Frame 1 (no input): blank canvas, image omitted
Frame 60 (no input): blank canvas, image omitted
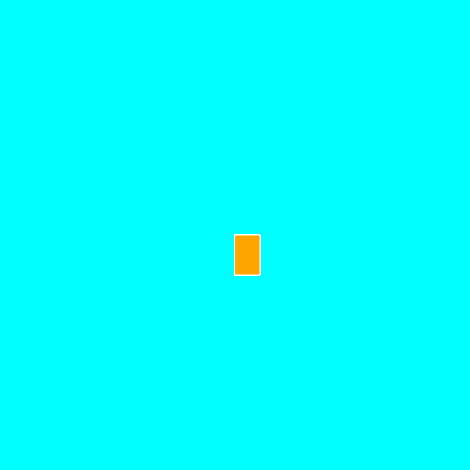
Frame 120 (the mouse pressed at the canvas centre since frame 60)

The p5.js sketch whose frames 1 and 60 were blank and that drew this single picture after the mouse press (run headless with seeded random() and noise() and a simulated clock; from frame 60 on, the mouse is pressed at the canvas centre):

// p5.js sketch
// ── sketch.js
function setup() {
    createCanvas(470, 470);
    background("cyan");
  }
  
  function draw() {
   
    stroke("white");
    fill("orange");
  
    // console.log(mouseIsPressed);
  
    if (mouseIsPressed) {
      rect(mouseX, mouseY, 25, 40);
    }
  }
  
